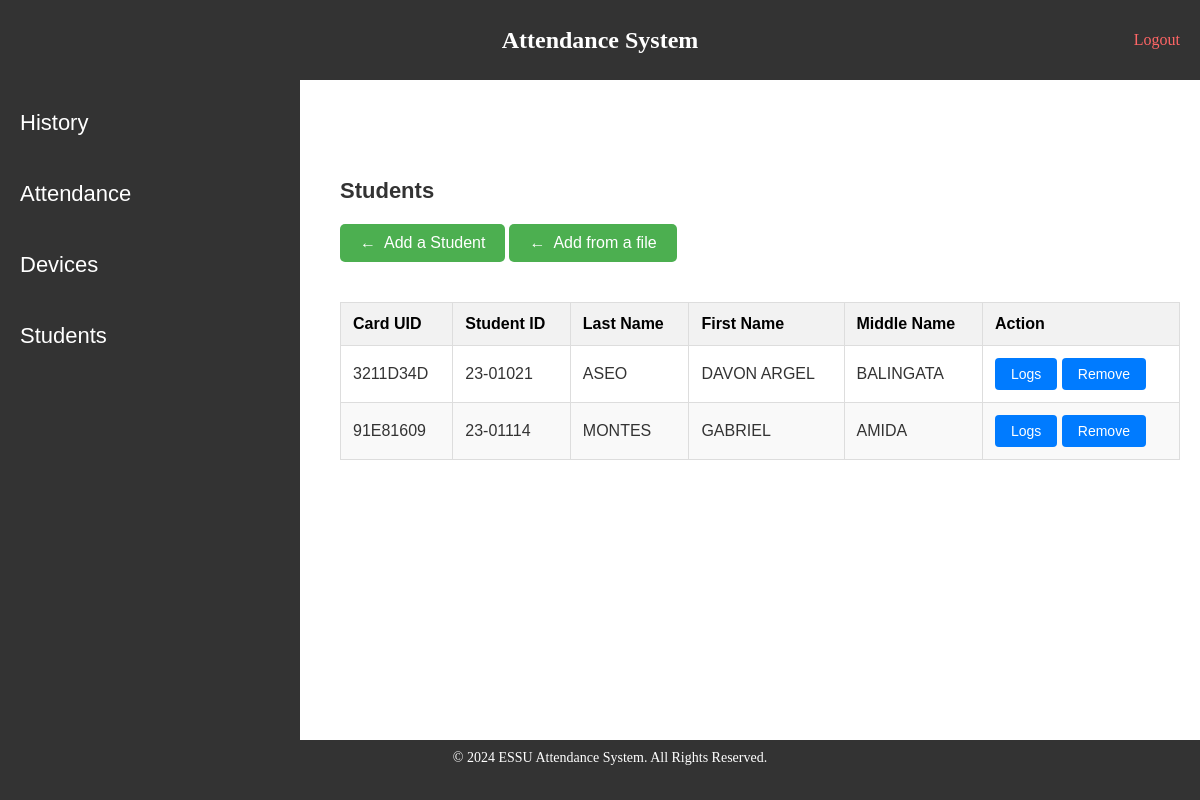
The app's page /students/ (signed in) with its own data.
### attendance_app/models.py (models this page shows, shortened)
class Student(models.Model):
    card_uid = models.CharField(max_length=100)
    last_name = models.CharField(max_length=100)
    middle_name = models.CharField(max_length=100)
    first_name = models.CharField(max_length=100)
    student_id = models.CharField(max_length=8)
    owner = models.ForeignKey(User,on_delete=models.CASCADE)

### attendance_app/views.py (the view)
# urls.py: path('students/',views.students, name='students'),
def students(request):
    students = Student.objects.filter(owner=request.user)
    context = {"students":students}
    return render(request, 'attendance_app/students.html', context)

### attendance_app/templates/attendance_app/students.html
{% extends "attendance_app/control_panel.html" %}
{% block content %}
    <h2 class="attendance_dashboard_h2">Students</h2>
    <p>
        <a href="{% url 'add_student' %}" class="back-link">Add a Student</a>
        <a href="{% url 'upload_file' %}" class="back-link">Add from a file</a>
    </p>
    <table class="table1">
        <thead>
            <tr>
                <th>Card UID</th>
                <th>Student ID</th>
                <th>Last Name</th>
                <th>First Name</th>
                <th>Middle Name</th>
                <th>Action</th>
            </tr>
        </thead>
        <tbody>
             {% for student in students %}
             <tr>
                 <td>{{student.card_uid}}</td>
                 <td>{{ student.student_id}}</td>
                 <td>{{ student.last_name}}</td>
                 <td>{{ student.first_name}}</td>
                 <td>{{ student.middle_name}}</td>
                 <td>
                     <a href="{% url 'student_attendance' student.id %}" class="view-btn">Logs</a>
                     <a href="{% url 'delete_student' student.id %}" class="view-btn">Remove</a>
                 </td>
             </tr>
             {% empty %}
             <tr>
                 <td colspan="6">No Students</td>
             </tr>
             {% endfor %}
        </tbody>
    </table>
{% endblock content %}

### attendance_app/static/attendance_app/css/style.css (style rules this page uses)
.back-link { display: inline-block; background-color: #4CAF50; color: white; padding: 10px 20px; text-decoration: none; border-radius: 5px; font-family: Arial, sans-serif; font-size: 16px; transition: background-color 0.3s ease; margin-bottom: 20px; }
.back-link:before { content: "\2190"; margin-right: 8px; }
.attendance_dashboard_h2 { font-family: Arial, sans-serif; color: #333; font-size:22px; margin-bottom: 20px; }
.table1 a.view-btn { display: inline-block; padding: 8px 16px; background-color: #007BFF; color: white; text-decoration: none; border-radius: 4px; font-family: Arial, sans-serif; font-size: 14px; transition: background-color 0.3s ease, color 0.3s ease; }
.table1 { width: 100%; border-collapse: collapse; margin: 20px 0; font-family: Arial, sans-serif; font-size: 16px; text-align: left; }
.table1 th, .table1 td { border: 1px solid #ddd; padding: 12px; }
.table1 th { background-color: #f2f2f2; font-weight: bold; }
.table1 tr:nth-child(even) { background-color: #f9f9f9; }
.table1 td { color: #333; }
html, body { height: 100%; margin: 0; }

### records on screen
Student: card_uid "3211D34D", student_id "23-01021", last_name "ASEO", first_name "DAVON ARGEL", middle_name "BALINGATA"
Student: card_uid "91E81609", student_id "23-01114", last_name "MONTES", first_name "GABRIEL", middle_name "AMIDA"
